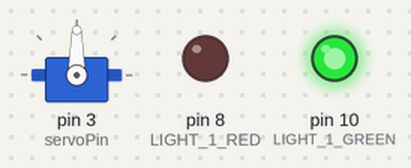
This sketch was run on a simulated Arduino Uno, built with avr-gcc and run on an emulated ATmega328P. Shown: servo, output pins drawn as LEDs (lit = HIGH).

Above: at 0.1 s.
At 15.1 s:
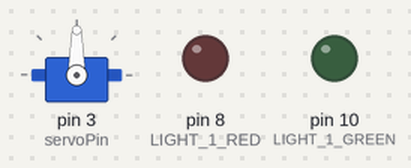
Timing chart, 0 to 16.6 s (numbered marks = the images above):
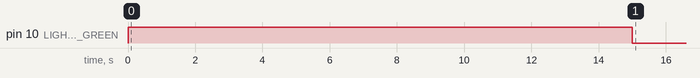

Measured:
- by itself, pin 10 (LIGHT_1_GREEN): LOW → HIGH at 0.00 s, → LOW 15.0 s later

The sketch:

motor_lights_code.ino
```cpp
#include <Servo.h>

//LIGHT SETUP

#define RED_SET_TIME 15000
#define GREEN_SET_TIME 15000

#define LIGHT_1_RED 8
#define LIGHT_1_GREEN 10

#define GREEN_LIGHT 0
#define RED_LIGHT 1

short currentTimer = 0;

unsigned long gulStart_Timer = 0;

unsigned short gusSet_Time[2] = {GREEN_SET_TIME, RED_SET_TIME};

short gsWhich_Light_Index = RED_LIGHT;

short dailyCounter = 0;

//SERVO SETUP

#include <Servo.h>

int servoPin = 3;

Servo Servo1;

//CODE HERE

void setup() {
  // put your setup code here, to run once:

  Serial.begin(9600);
  Servo1.attach(servoPin);
  pinMode(LIGHT_1_RED, OUTPUT);
  pinMode(LIGHT_1_GREEN, OUTPUT);

  //gulStart_Timer = millis();
}

void loop() {
  // put your main code here, to run repeatedly:
  currentTimer = millis();
  if ((dailyCounter < 6) && (currentTimer % 10800000 == 0))/*replace this number with 3 hours*/
  {
    dailyCounter++;
    gsWhich_Light_Index++;
    if (gsWhich_Light_Index > RED_LIGHT)
    {
      gsWhich_Light_Index = GREEN_LIGHT;
    }

    gulStart_Timer = millis();

    if (gsWhich_Light_Index == GREEN_LIGHT)
    {
      digitalWrite(LIGHT_1_GREEN, HIGH);
      digitalWrite(LIGHT_1_RED, LOW);
      delay(15000); /*replace this number with 15 secs*/
      digitalWrite(LIGHT_1_GREEN, LOW);
      digitalWrite(LIGHT_1_RED, LOW);
      delay(10785000); /*delay(3hours - 15 secs)*/

    }
    else if (gsWhich_Light_Index == RED_LIGHT)
    {
      digitalWrite(LIGHT_1_GREEN, LOW);
      digitalWrite(LIGHT_1_RED, HIGH);
      delay(15000); /*replace this number with 15 secs*/
      digitalWrite(LIGHT_1_GREEN, LOW);
      digitalWrite(LIGHT_1_RED, LOW);
      delay(15000); /*delay(15 secs)*/
      /*motor code here*/
      Servo1.write(0);
      delay(500);
      // Make servo go to 90 degrees
      Servo1.write(90);
      delay(500);
      // Make servo go to 180 degrees
      Servo1.write(180);
      delay(500);
      Servo1.write(270);
      delay(500);
      delay(10768000);

    }
  }
  else if ((dailyCounter == 6) && ((currentTimer - gulStart_Timer) % 20000 == 0)) /*replace this number with 3 hours*/
  {
    dailyCounter = 0;
    delay(21600000); /*replace number with 6 hours*/
  }
}
```
